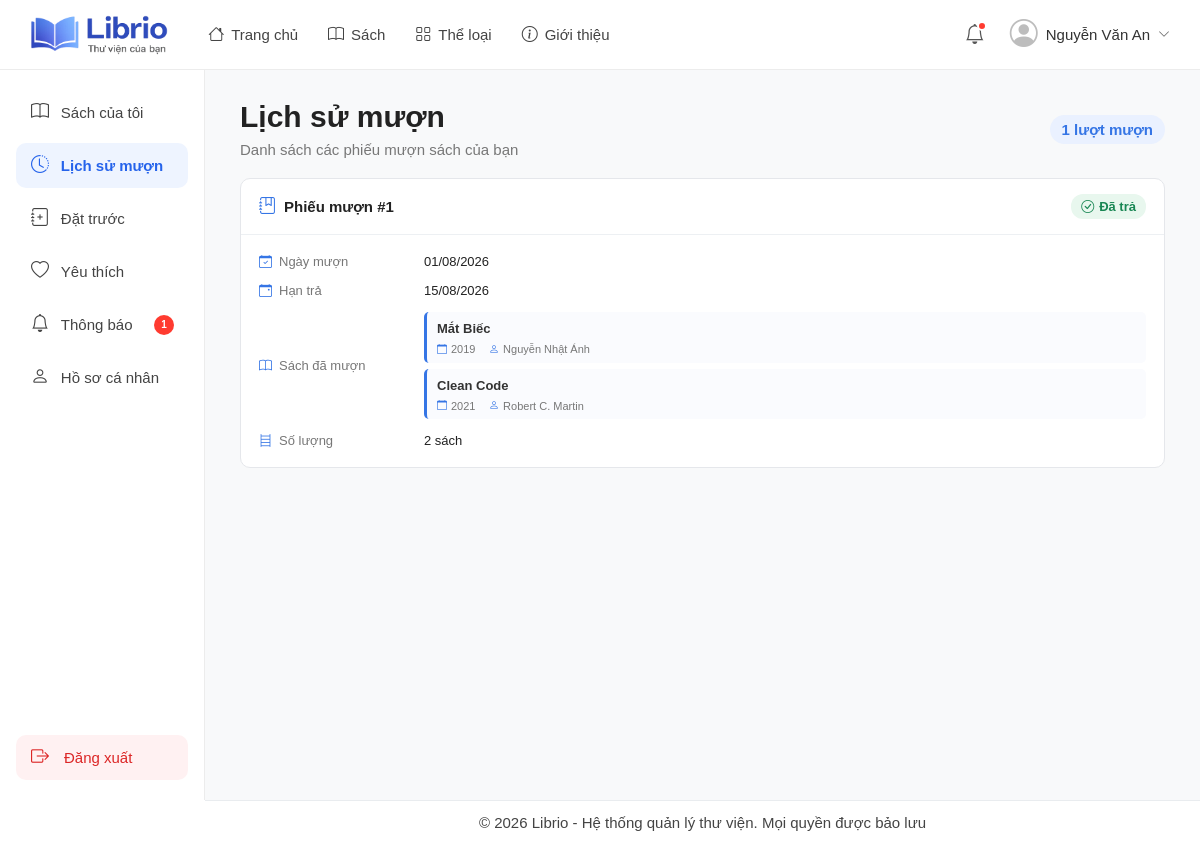
The app's page /index.php?page=borrowHistory (signed in) with its own data.
### tables this page shows
CREATE TABLE `borrow_slips` (
    `borrow_id` INT AUTO_INCREMENT PRIMARY KEY,             
    `reader_id` INT NOT NULL,                               
    `staff_id` INT NOT NULL,                                
    `borrow_date` DATE NOT NULL,                            
    `due_date` DATE NOT NULL,                               
    `status` ENUM('Borrowing','Overdue','Lost','Returned') 
             DEFAULT 'Borrowing',                           

    CONSTRAINT `fk_borrow_reader`
        FOREIGN KEY (`reader_id`)
        REFERENCES readers(`reader_id`),

    CONSTRAINT `fk_borrow_staff`
        FOREIGN KEY (`staff_id`)
        REFERENCES `users`(`user_id`)
);

CREATE TABLE `books` (
    `book_id` INT AUTO_INCREMENT PRIMARY KEY,               
    `isbn` VARCHAR(20) UNIQUE,                              
    `title` VARCHAR(255) NOT NULL,                          
    `author_id` INT NOT NULL,                               
    `publisher_id` INT NOT NULL,                            
    `category_id` INT NOT NULL,                             
    `publish_year` YEAR,                                    
    `total_quantity` INT NOT NULL DEFAULT 0,                
    `available_quantity` INT NOT NULL DEFAULT 0,            
    `price` DECIMAL(10,2) NOT NULL DEFAULT 0,               
    `cover_image` VARCHAR(255) NOT NULL,                    
    `created_at` TIMESTAMP DEFAULT CURRENT_TIMESTAMP NOT NULL,  

    CONSTRAINT `fk_book_author`
        FOREIGN KEY (`author_id`)
        REFERENCES `authors`(`author_id`),

    CONSTRAINT `fk_book_publisher`
        FOREIGN KEY (`publisher_id`)
        REFERENCES `publishers`(`publisher_id`),

    CONSTRAINT `fk_book_category`
        FOREIGN KEY (`category_id`)
        REFERENCES `categories`(`category_id`)
);

CREATE TABLE `authors` (
    `author_id` INT AUTO_INCREMENT PRIMARY KEY,             
    `author_name` VARCHAR(100) NOT NULL,                    
    `biography` TEXT                                        
);

### backend/app/controllers/reader/BorrowReaderController.php (called while the page is built, shortened)
<?php
    require_once __DIR__ . '/../../models/Borrow.php';
    class BorrowReaderController extends BaseReaderController
    {
        public static function borrowHistory()
        {
            $readerId = $_SESSION['reader']['reader_id'] ?? null;
            $borrowModel = new Borrow();
            $borrowHistory = $borrowModel->getBorrowHistory($readerId);
            require __DIR__ . '/../../../../frontend/reader/borrowHistory.php';
        }
    }
?>

### index.php (called while the page is built, shortened)
<?php
    require_once __DIR__ . '/backend/app/router.php';
?>

### backend/app/models/Borrow.php (called while the page is built, shortened)
<?php
    require_once __DIR__ . '/../config/database.php';
    class Borrow
    {
        public function getBorrowHistory($readerId)
        {
            global $conn;
            $sql = "SELECT bs.borrow_id, bs.borrow_date, bs.due_date, bs.status, b.book_id, b.title, b.publish_year, a.author_name
                    FROM borrow_slips bs
                    INNER JOIN borrow_details bd
                        ON bs.borrow_id = bd.borrow_id
                    INNER JOIN books b
                        ON bd.book_id = b.book_id
                    LEFT JOIN authors a
                        ON b.author_id = a.author_id
                    WHERE bs.reader_id = ?
                    ORDER BY bs.borrow_date DESC, bs.borrow_id DESC";
            $stmt = $conn->prepare($sql);
            $stmt->bind_param("i", $readerId);
            $stmt->execute();
            $rows = $stmt->get_result()->fetch_all(MYSQLI_ASSOC);
            $history = [];
            foreach ($rows as $row) {
                $borrowId = $row['borrow_id'];
                if (!isset($history[$borrowId])) {
                    $history[$borrowId] = [
                        'borrow_id'   => $row['borrow_id'],
                        'borrow_date' => $row['borrow_date'],
                        'due_date'    => $row['due_date'],
                        'status'      => $row['status'],
                        'books'       => []
                    ];
                }
                $history[$borrowId]['books'][] = [
                    'book_id'     => $row['book_id'],
                    'title'       => $row['title'],
                    'author_name' => $row['author_name'],
                    'publish_year'=> $row['publish_year']
                ];
            }
            return array_values($history);
        }
    }
?>

### frontend/reader/borrowHistory.php (the view, shortened to what this page needs)
<!DOCTYPE html>
<html lang="en">
<head>
    <link rel="stylesheet" href="https://cdn.jsdelivr.net/npm/bootstrap-icons@1.11.3/font/bootstrap-icons.min.css">
    <link rel="stylesheet" href="<?= BASE_URL ?>/frontend/assets/css/reader/navbar.css?v=1.0">
    <link rel="stylesheet" href="<?= BASE_URL ?>/frontend/assets/css/reader/sidebar_reader.css?v=1.0">
    <link rel="stylesheet" href="<?= BASE_URL ?>/frontend/assets/css/reader/footer.css?v=1.0">
    <link rel="stylesheet" href="<?= BASE_URL ?>/frontend/assets/css/reader/borrowHistory.css?v=1.0">
</head>
<body>
    <?php require_once 'navbar.php';?>
    <?php require_once 'sidebar_reader.php';?>
    <main class="history-page">
        <div class="history-container">
            <div class="history-header">
                <div>
                    <h2>Lịch sử mượn</h2>
                    <p>
                        Danh sách các phiếu mượn sách của bạn
                    </p>
                </div>
                <span class="history-count">
                    <?= count($borrowHistory) ?> lượt mượn
                </span>
            </div>
            <?php if (!empty($borrowHistory)): ?>
                <div class="history-list">
                    <?php foreach ($borrowHistory as $borrow): ?>
                        <div class="history-card">
                            <div class="history-card-header">
                                <div class="borrow-title">
                                    <i class="bi bi-journal-bookmark"></i>
                                    <strong>
                                        Phiếu mượn #<?= htmlspecialchars($borrow['borrow_id']) ?>
                                    </strong>
                                </div>
                                <?php if ($borrow['status'] === 'Returned'): ?>
                                    <span class="returned-status">
                                        <i class="bi bi-check-circle"></i>
                                        Đã trả
                                    </span>
                                <?php endif; ?>
                            </div>
                            <div class="history-info">
                                <div class="history-row">
                                    <span>
                                        <i class="bi bi-calendar-check"></i>
                                        Ngày mượn
                                    </span>
                                    <strong>
                                        <?= date(
                                            'd/m/Y',
                                            strtotime($borrow['borrow_date'])
                                        ) ?>
                                    </strong>
                                </div>
                                <div class="history-row">
                                    <span>
                                        <i class="bi bi-calendar-event"></i>
                                        Hạn trả
                                    </span>
                                    <strong>
                                        <?= date(
                                            'd/m/Y',
                                            strtotime($borrow['due_date'])
                                        ) ?>
                                    </strong>
                                </div>
                                <div class="history-row">
                                    <span>
                                        <i class="bi bi-book"></i>
                                        Sách đã mượn
                                    </span>
                                    <div class="borrow-books">
                                        <?php foreach ($borrow['books'] as $book): ?>
                                            <div class="borrow-book">
                                                <div class="borrow-book-info">
                                                    <h4>
                                                        <?= htmlspecialchars($book['title']) ?>
                                                    </h4>
                                                    <p>
                                                        <i class="bi bi-calendar"></i>
                                                        <?= htmlspecialchars($book['publish_year'] ?? 'Chưa cập nhật') ?>
                                                    </p>
                                                    <p>
                                                        <i class="bi bi-person"></i>
                                                        <?= htmlspecialchars($book['author_name'] ?? 'Chưa cập nhật') ?>
                                                    </p>
                                                </div>
                                            </div>
                                        <?php endforeach; ?>
                                    </div>
                                </div>
                                <div class="history-row">
                                    <span>
                                        <i class="bi bi-bookshelf"></i>
                                        Số lượng
                                    </span>
                                    <strong>
                                        <?= count($borrow['books']) ?> sách
                                    </strong>
                                </div>
                            </div>
                        </div>
                    <?php endforeach; ?>
                </div>
            <?php endif; ?>
        </div>
    </main>
    <?php require_once 'footer.php';?>
</body>
</html>

### frontend/assets/css/reader/navbar.css (style rules this page uses)
* { margin: 0; padding: 0; box-sizing: border-box; }
body { font-family: Arial, Helvetica, sans-serif; padding-top: 70px; }

### frontend/assets/css/reader/sidebar_reader.css (style rules this page uses)
* { margin: 0; padding: 0; box-sizing: border-box; }
body { font-family: Arial, Helvetica, sans-serif; }

### frontend/assets/css/reader/borrowHistory.css (style rules this page uses)
body { overflow-x: hidden; }
.history-page { width: calc(100% - 205px); margin-left: 205px; min-height: calc(100vh - 70px); padding: 30px 35px; box-sizing: border-box; background: #f8f9fa; }
.history-container { max-width: 1400px; margin: 0 auto; }
.history-header { display: flex; align-items: center; justify-content: space-between; margin-bottom: 20px; }
.history-header h2 { margin: 0; color: #222; font-size: 30px; font-weight: bold; }
.history-header p { margin: 7px 0 0; color: #777; font-size: 15px; }
.history-count { padding: 6px 12px; border-radius: 15px; background: #eaf1ff; color: #3575e5; font-size: 15px; font-weight: bold; }
.history-list { display: flex; flex-direction: column; gap: 12px; }
.history-card { background: #fff; border: 1px solid #e5e7eb; border-radius: 10px; overflow: hidden; transition: transform 0.25s ease, box-shadow 0.25s ease; }
.history-card-header { display: flex; align-items: center; justify-content: space-between; padding: 15px 18px; border-bottom: 1px solid #edf0f3; }
.borrow-title { display: flex; align-items: center; gap: 8px; color: #222; font-size: 15px; }
.borrow-title i { color: #3575e5; font-size: 17px; }
.returned-status { display: inline-flex; align-items: center; gap: 5px; padding: 5px 10px; border-radius: 12px; background: #e8f7ee; color: #198754; font-size: 13px; font-weight: bold; }
.history-info { padding: 12px 18px; }
.history-row { display: grid; grid-template-columns: 150px 1fr; align-items: center; gap: 15px; padding: 7px 0; font-size: 13px; }
.history-row > span { display: flex; align-items: center; gap: 7px; color: #777; }
.history-row > span i { color: #3575e5; font-size: 13px; }
.history-row strong { color: #222; font-weight: 500; }
.borrow-books { display: flex; flex-direction: column; gap: 6px; }
.borrow-book { padding: 7px 10px; background: #fafbfe; border-left: 3px solid #3575e5; border-radius: 5px; }
.borrow-book-info h4 { margin: 0 0 2px; color: #333; font-size: 13px; font-weight: bold; line-height: 1.5; }
.borrow-book-info p { display: inline-flex; align-items: center; gap: 4px; margin: 0 10px 0 0; color: #777; font-size: 11px; }
.borrow-book-info p i { color: #3575e5; font-size: 10px; }

### records on screen
borrow_slips: borrow_id "1", books.title "Mắt Biếc", books.publish_year "2019", authors.author_name "Nguyễn Nhật Ánh", books.title "Clean Code", books.publish_year "2021", authors.author_name "Robert C. Martin"

### other values on screen
$_SESSION['reader']['full_name'] "Nguyễn Văn An"
$unreadNotificationCount "1"
$borrow['borrow_id'] "1"
count($borrow['books']) "2"
